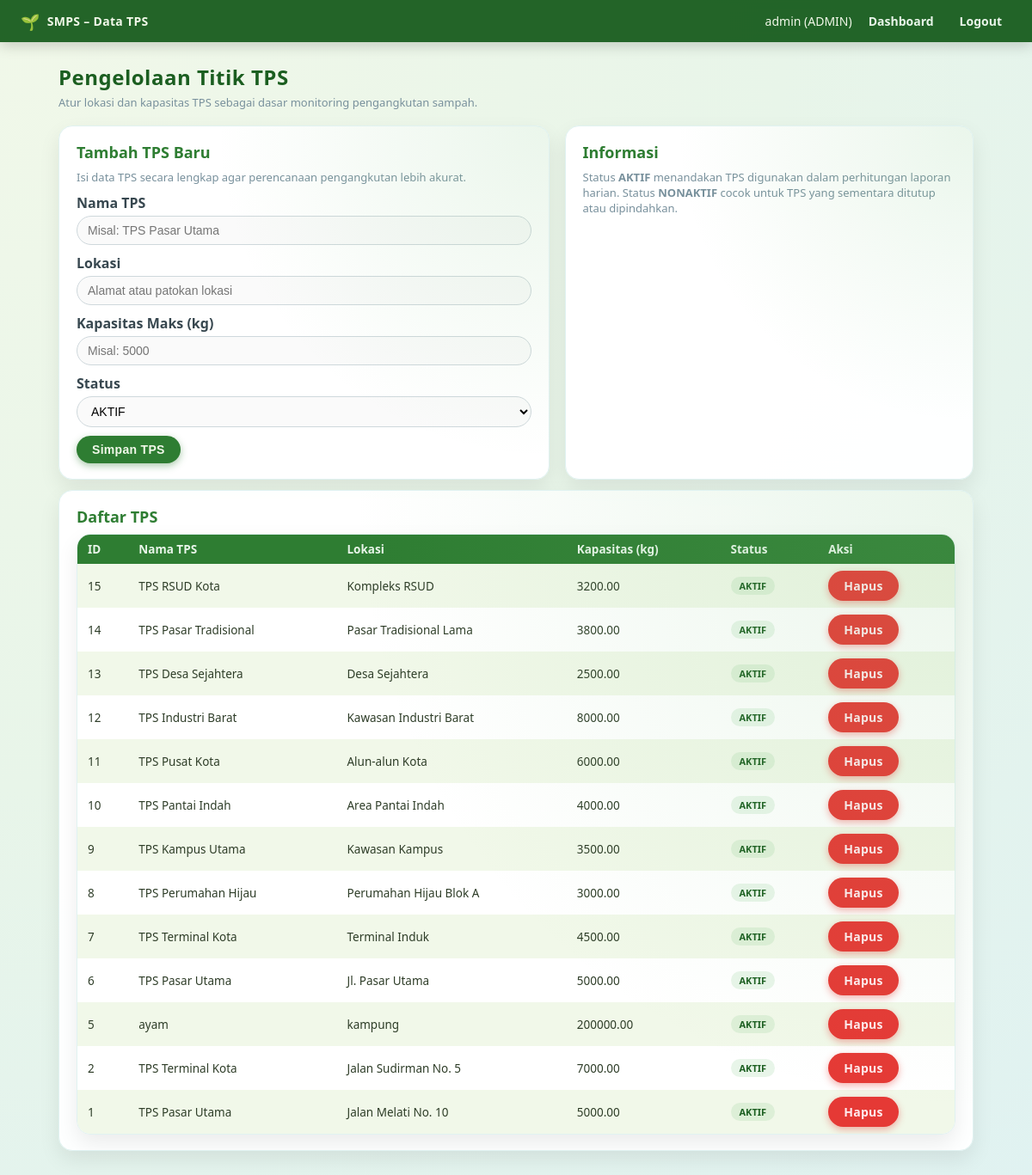
Page /tps.php (signed in) on the committed database.
### tables this page shows
CREATE TABLE `tps` (
  `id_tps` int NOT NULL,
  `nama_tps` varchar(100) NOT NULL,
  `lokasi` varchar(255) NOT NULL,
  `kapasitas_maks` decimal(10,2) NOT NULL,
  `status` enum('AKTIF','NONAKTIF') DEFAULT 'AKTIF'
);

### tps.php (the view, shortened to what this page needs)
<?php
include 'config.php';
$username = $_SESSION['username'] ?? '';
$role     = $_SESSION['role'] ?? '';
$sql_tps    = "SELECT * FROM tps ORDER BY id_tps DESC";
$result_tps = mysqli_query($conn, $sql_tps);
?>
<!DOCTYPE html>
<html>
<head>
    <link rel="stylesheet" href="style.css">
</head>
<body>
    <div class="top-bar">
        <div class="top-bar-title">
            SMPS – Data TPS
        </div>
        <div class="top-bar-right">
            <span><?php echo $username . " (" . $role . ")"; ?></span>
            <a href="index.php">Dashboard</a>
            <a href="logout.php">Logout</a>
        </div>
    </div>
    <div class="container">
        <div class="page-header">
            <h1>Pengelolaan Titik TPS</h1>
            <p>Atur lokasi dan kapasitas TPS sebagai dasar monitoring pengangkutan sampah.</p>
        </div>
        <div class="grid-2">
            <div class="card accent">
                <h2>Tambah TPS Baru</h2>
                <p class="text-muted" style="margin-bottom:10px;">
                    Isi data TPS secara lengkap agar perencanaan pengangkutan lebih akurat.
                </p>
                <form method="POST">
                    <p>
                        <label>Nama TPS</label>
                        <input type="text" name="nama_tps" required placeholder="Misal: TPS Pasar Utama">
                    </p>
                    <p>
                        <label>Lokasi</label>
                        <input type="text" name="lokasi" required placeholder="Alamat atau patokan lokasi">
                    </p>
                    <p>
                        <label>Kapasitas Maks (kg)</label>
                        <input type="number" step="0.01" name="kapasitas_maks" required placeholder="Misal: 5000">
                    </p>
                    <p>
                        <label>Status</label>
                        <select name="status">
                            <option value="AKTIF">AKTIF</option>
                        </select>
                    </p>
                    <button type="submit" name="simpan">Simpan TPS</button>
                </form>
            </div>
            <div class="card">
                <h2>Informasi</h2>
                <p class="text-muted" style="margin-top:6px;">
                    Status <strong>AKTIF</strong> menandakan TPS digunakan dalam perhitungan laporan harian.
                    Status <strong>NONAKTIF</strong> cocok untuk TPS yang sementara ditutup atau dipindahkan.
                </p>
            </div>
        </div>
        <div class="card" style="margin-top:12px;">
            <h2>Daftar TPS</h2>
            <div class="table-wrapper" style="margin-top:8px;">
                <table>
                    <tr>
                        <th>ID</th>
                        <th>Nama TPS</th>
                        <th>Lokasi</th>
                        <th>Kapasitas (kg)</th>
                        <th>Status</th>
                        <th>Aksi</th>
                    </tr>
                    <?php
                    if ($result_tps && mysqli_num_rows($result_tps) > 0) {
                        while ($row = mysqli_fetch_assoc($result_tps)) {
                            $badgeClass = $row['status'] == 'AKTIF' ? 'badge-aktif' : 'badge-nonaktif';
                            echo "<tr>";
                            echo "<td>" . $row['id_tps'] . "</td>";
                            echo "<td>" . $row['nama_tps'] . "</td>";
                            echo "<td>" . $row['lokasi'] . "</td>";
                            echo "<td>" . $row['kapasitas_maks'] . "</td>";
                            echo "<td><span class='badge ".$badgeClass."'>" . $row['status'] . "</span></td>";
                            echo "<td>
                                    <a href='tps.php?hapus=" . $row['id_tps'] . "'
                                       class='btn btn-danger'
                                       onclick=\"return confirm('Hapus TPS ini?')\">
                                       Hapus
                                    </a>
                                  </td>";
                            echo "</tr>";
                        }
                    } else {
                        echo "<tr><td colspan='6'>Belum ada data TPS.</td></tr>";
                    }
                    ?>
                </table>
            </div>
        </div>
    </div>
</body>
</html>

### style.css (style rules this page uses)
:root { --bg-main: #e8f5e9; --bg-alt: #f1f8e9; --primary: #2e7d32; --primary-soft: #66bb6a; --primary-dark: #1b5e20; --accent-brown: #6d4c41; --danger: #e53935; --text-main: #2e3d28; --text-muted: #78909c; --card-bg: #ffffff; --shadow-soft: 0 10px 25px rgba(0,0,0,0.08); }
* { box-sizing: border-box; margin: 0; padding: 0; }
body { font-family: system-ui, -apple-system, BlinkMacSystemFont, "Segoe UI", sans-serif; background: radial-gradient(circle at top left, #f1f8e9, #e8f5e9, #e0f2f1); color: var(--text-main); min-height: 100vh; }
.top-bar { position: sticky; top: 0; z-index: 10; background: rgba(27, 94, 32, 0.96); color: #f1f8e9; padding: 10px 24px; font-size: 14px; display: flex; justify-content: space-between; align-items: center; backdrop-filter: blur(6px); box-shadow: 0 4px 15px rgba(0,0,0,0.18); }
.top-bar-title { display: flex; align-items: center; gap: 8px; font-weight: 600; letter-spacing: 0.3px; }
.top-bar-title::before { content: "🌱"; font-size: 18px; }
.top-bar-right { display: flex; align-items: center; gap: 8px; }
.top-bar a { color: #e8f5e9; text-decoration: none; font-weight: 600; padding: 4px 10px; border-radius: 999px; border: 1px solid transparent; transition: background 0.2s, border-color 0.2s; }
.container { max-width: 1100px; margin: 24px auto 40px auto; padding: 0 18px; }
.page-header { margin-bottom: 18px; }
.page-header h1 { font-size: 24px; color: var(--primary-dark); letter-spacing: 0.5px; margin-bottom: 4px; }
.page-header p { font-size: 13px; color: var(--text-muted); }
.grid-2 { display: grid; grid-template-columns: 1.2fr 1fr; gap: 18px; }
.card { background: rgba(255,255,255,0.98); border-radius: 16px; padding: 18px 20px; box-shadow: var(--shadow-soft); border: 1px solid #e0f2f1; position: relative; overflow: hidden; }
.card::before { content: ""; position: absolute; inset: 0; background: radial-gradient(circle at top right, rgba(129, 199, 132, 0.16), transparent 55%); pointer-events: none; }
.card h2 { margin-bottom: 8px; font-size: 18px; color: var(--primary); }
.text-muted { color: var(--text-muted); font-size: 13px; }
form p { margin-bottom: 10px; }
label { font-weight: 600; margin-bottom: 4px; display: inline-block; color: #37474f; }
input[type="text"], input[type="password"], input[type="number"], input[type="date"], input[type="time"], select { width: 100%; padding: 8px 12px; border-radius: 999px; border: 1px solid #cfd8dc; outline: none; font-size: 14px; background: #fafafa; transition: border-color 0.18s, box-shadow 0.18s, background 0.18s, transform 0.05s; }
button, .btn { display: inline-flex; align-items: center; justify-content: center; gap: 6px; padding: 8px 18px; border-radius: 999px; border: none; cursor: pointer; font-size: 14px; text-decoration: none; font-weight: 600; letter-spacing: 0.3px; transition: background 0.18s, box-shadow 0.18s, transform 0.05s; }
button, .btn-primary { background: var(--primary); color: #f1f8e9; box-shadow: 0 3px 8px rgba(46,125,50,0.4); }
.btn-danger { background: var(--danger); color: #ffebee; box-shadow: 0 3px 8px rgba(229,57,53,0.4); }
.table-wrapper { border-radius: 16px; overflow: hidden; box-shadow: var(--shadow-soft); border: 1px solid #e0f2f1; background: #ffffff; }
table { width: 100%; border-collapse: collapse; font-size: 13.5px; }
table th, table td { padding: 8px 12px; text-align: left; }
table th { background: var(--primary); color: #e8f5e9; font-weight: 600; }
table tr:nth-child(even) { background: #f1f8e9; }
table tr:nth-child(odd) { background: #ffffff; }
.badge { display: inline-block; padding: 3px 10px; font-size: 11px; border-radius: 999px; font-weight: 600; }
.badge-aktif { background: rgba(129,199,132,0.18); color: #1b5e20; }

### rows in the picture
tps: id_tps "15", nama_tps "TPS RSUD Kota", lokasi "Kompleks RSUD", kapasitas_maks "3200.00", status "AKTIF"
tps: id_tps "14", nama_tps "TPS Pasar Tradisional", lokasi "Pasar Tradisional Lama", kapasitas_maks "3800.00", status "AKTIF"
tps: id_tps "13", nama_tps "TPS Desa Sejahtera", lokasi "Desa Sejahtera", kapasitas_maks "2500.00", status "AKTIF"
tps: id_tps "12", nama_tps "TPS Industri Barat", lokasi "Kawasan Industri Barat", kapasitas_maks "8000.00", status "AKTIF"
tps: id_tps "11", nama_tps "TPS Pusat Kota", lokasi "Alun-alun Kota", kapasitas_maks "6000.00", status "AKTIF"
tps: id_tps "10", nama_tps "TPS Pantai Indah", lokasi "Area Pantai Indah", kapasitas_maks "4000.00", status "AKTIF"
tps: id_tps "9", nama_tps "TPS Kampus Utama", lokasi "Kawasan Kampus", kapasitas_maks "3500.00", status "AKTIF"
tps: id_tps "8", nama_tps "TPS Perumahan Hijau", lokasi "Perumahan Hijau Blok A", kapasitas_maks "3000.00", status "AKTIF"
tps: id_tps "7", nama_tps "TPS Terminal Kota", lokasi "Terminal Induk", kapasitas_maks "4500.00", status "AKTIF"
tps: id_tps "6", nama_tps "TPS Pasar Utama", lokasi "Jl. Pasar Utama", kapasitas_maks "5000.00", status "AKTIF"
tps: id_tps "5", nama_tps "ayam", lokasi "kampung", kapasitas_maks "200000.00", status "AKTIF"
tps: id_tps "2", nama_tps "TPS Terminal Kota", lokasi "Jalan Sudirman No. 5", kapasitas_maks "7000.00", status "AKTIF"
tps: id_tps "1", nama_tps "TPS Pasar Utama", lokasi "Jalan Melati No. 10", kapasitas_maks "5000.00", status "AKTIF"

### other values in the picture
$username "admin"
$role "ADMIN"
